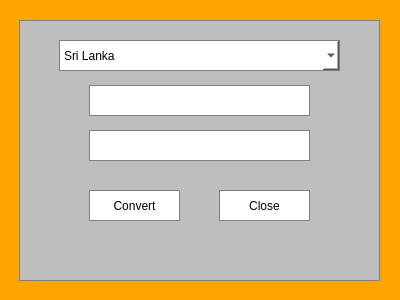
<?xml version="1.0" encoding="UTF-8"?>
<ui version="4.0">
 <class>CurrencyDialog</class>
 <widget class="QDialog" name="CurrencyDialog">
  <property name="geometry">
   <rect>
    <x>0</x>
    <y>0</y>
    <width>400</width>
    <height>300</height>
   </rect>
  </property>
  <property name="windowTitle">
   <string>Dialog</string>
  </property>
  <property name="styleSheet">
   <string notr="true">background-color:orange;</string>
  </property>
  <widget class="QGroupBox" name="groupBox">
   <property name="geometry">
    <rect>
     <x>19</x>
     <y>20</y>
     <width>361</width>
     <height>261</height>
    </rect>
   </property>
   <property name="styleSheet">
    <string notr="true">background-color: #BEBEBE;
border: 1px solid gray;</string>
   </property>
   <property name="title">
    <string/>
   </property>
   <widget class="QComboBox" name="comboBox">
    <property name="geometry">
     <rect>
      <x>40</x>
      <y>20</y>
      <width>281</width>
      <height>31</height>
     </rect>
    </property>
    <property name="styleSheet">
     <string notr="true">background-color:white;</string>
    </property>
    <item>
     <property name="text">
      <string>Sri Lanka</string>
     </property>
    </item>
    <item>
     <property name="text">
      <string>London</string>
     </property>
    </item>
    <item>
     <property name="text">
      <string>India</string>
     </property>
    </item>
    <item>
     <property name="text">
      <string>China</string>
     </property>
    </item>
    <item>
     <property name="text">
      <string>Canada</string>
     </property>
    </item>
   </widget>
   <widget class="QLabel" name="label">
    <property name="geometry">
     <rect>
      <x>70</x>
      <y>65</y>
      <width>221</width>
      <height>31</height>
     </rect>
    </property>
    <property name="styleSheet">
     <string notr="true">background-color:white;</string>
    </property>
    <property name="text">
     <string/>
    </property>
   </widget>
   <widget class="QLabel" name="label_2">
    <property name="geometry">
     <rect>
      <x>70</x>
      <y>110</y>
      <width>221</width>
      <height>31</height>
     </rect>
    </property>
    <property name="styleSheet">
     <string notr="true">background-color:white;</string>
    </property>
    <property name="text">
     <string/>
    </property>
   </widget>
   <widget class="QPushButton" name="pushButton">
    <property name="geometry">
     <rect>
      <x>70</x>
      <y>170</y>
      <width>91</width>
      <height>31</height>
     </rect>
    </property>
    <property name="styleSheet">
     <string notr="true">background-color:white;</string>
    </property>
    <property name="text">
     <string>Convert</string>
    </property>
   </widget>
   <widget class="QPushButton" name="pushButton_2">
    <property name="geometry">
     <rect>
      <x>200</x>
      <y>170</y>
      <width>91</width>
      <height>31</height>
     </rect>
    </property>
    <property name="styleSheet">
     <string notr="true">background-color:white;</string>
    </property>
    <property name="text">
     <string>Close</string>
    </property>
   </widget>
  </widget>
 </widget>
 <resources/>
 <connections/>
</ui>
